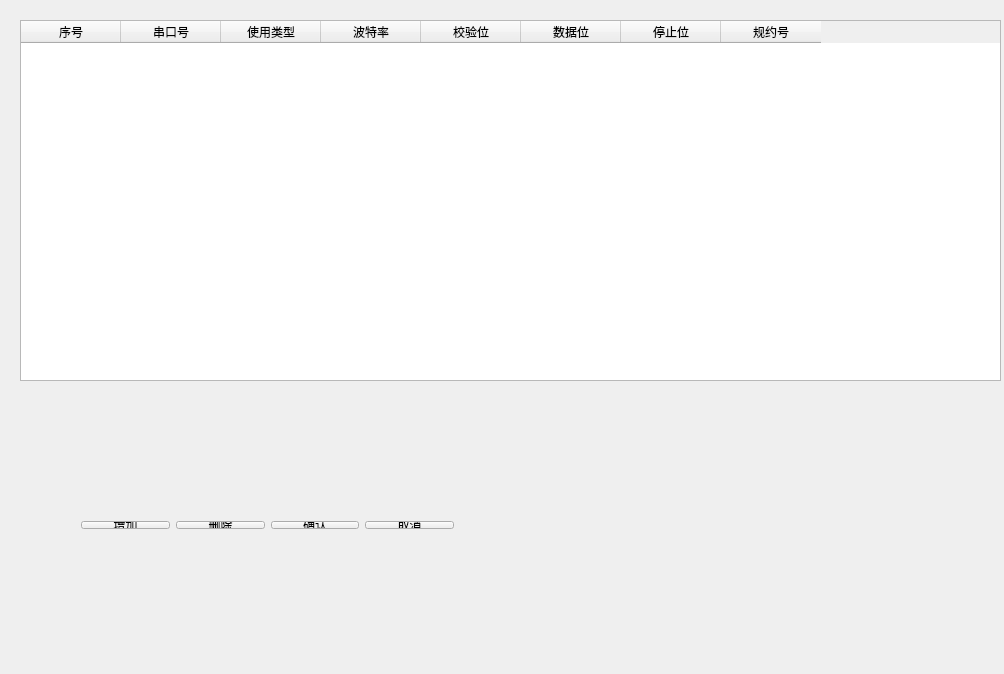
<?xml version="1.0" encoding="UTF-8"?>
<ui version="4.0">
 <class>CUartPara</class>
 <widget class="QWidget" name="CUartPara">
  <property name="geometry">
   <rect>
    <x>0</x>
    <y>0</y>
    <width>1004</width>
    <height>674</height>
   </rect>
  </property>
  <property name="windowTitle">
   <string>CUartPara</string>
  </property>
  <widget class="QTableWidget" name="m_UartTab">
   <property name="geometry">
    <rect>
     <x>20</x>
     <y>20</y>
     <width>981</width>
     <height>361</height>
    </rect>
   </property>
   <property name="showGrid">
    <bool>true</bool>
   </property>
   <attribute name="verticalHeaderVisible">
    <bool>false</bool>
   </attribute>
   <column>
    <property name="text">
     <string>序号</string>
    </property>
   </column>
   <column>
    <property name="text">
     <string>串口号</string>
    </property>
   </column>
   <column>
    <property name="text">
     <string>使用类型</string>
    </property>
   </column>
   <column>
    <property name="text">
     <string>波特率</string>
    </property>
   </column>
   <column>
    <property name="text">
     <string>校验位</string>
    </property>
   </column>
   <column>
    <property name="text">
     <string>数据位</string>
    </property>
   </column>
   <column>
    <property name="text">
     <string>停止位</string>
    </property>
   </column>
   <column>
    <property name="text">
     <string>规约号</string>
    </property>
   </column>
  </widget>
  <widget class="QWidget" name="layoutWidget">
   <property name="geometry">
    <rect>
     <x>70</x>
     <y>510</y>
     <width>395</width>
     <height>30</height>
    </rect>
   </property>
   <layout class="QHBoxLayout" name="m_HorLayout">
    <item>
     <widget class="QPushButton" name="m_BtnAdd">
      <property name="text">
       <string>增加</string>
      </property>
     </widget>
    </item>
    <item>
     <widget class="QPushButton" name="m_BtnDel">
      <property name="text">
       <string>删除</string>
      </property>
     </widget>
    </item>
    <item>
     <widget class="QPushButton" name="m_BtnOk">
      <property name="text">
       <string>确认</string>
      </property>
     </widget>
    </item>
    <item>
     <widget class="QPushButton" name="m_BtnCancel">
      <property name="text">
       <string>取消</string>
      </property>
     </widget>
    </item>
   </layout>
  </widget>
 </widget>
 <layoutdefault spacing="6" margin="11"/>
 <resources/>
 <connections/>
</ui>
